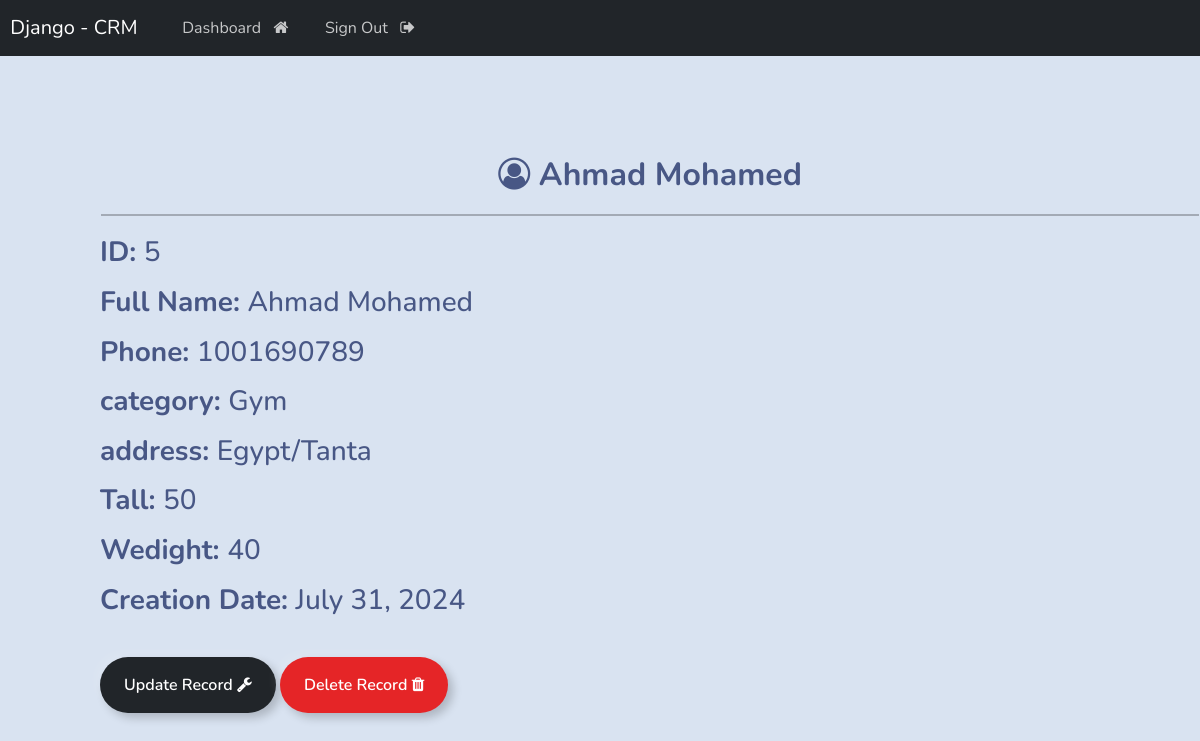
The page /view/5/ (signed in) on the database its author committed.
### webapp/models.py (models this page shows, shortened)
class Record(models.Model):
    first_name = models.CharField(max_length=250)
    last_name = models.CharField(max_length=250)
    category = models.ForeignKey(Category, on_delete=models.CASCADE)
    phone = models.IntegerField()
    tall = models.IntegerField()
    wedight = models.IntegerField()
    address = models.CharField(max_length=500)
    created_at = models.DateField(auto_now_add=True)
    class Meta:
        ordering = ['-created_at']

class Category(models.Model):
    name = models.CharField(max_length=250)
    create_at = models.DateTimeField(auto_now_add=True)
    def __str__(self):
        return self.name

### webapp/views.py (the view)
# urls.py: path('view/<int:record_id>/', views.view_record, name='view_recorde'),
@login_required(login_url='login')
def view_record(request, record_id):
    all_records = get_object_or_404(Record, id=record_id)
    context = {
        'record':all_records
    }
    return render(request, 'web/view_record.html', context)

### templates/web/view_record.html
{% extends 'base.html' %}
{% block content %}
<div class="cart-body" style="padding-left:100px ; padding-top: 100px;">
    <strong class="text-center">
        <h2>
          <b><i class="fa fa-user-circle-o" aria-hidden="true"></i>
          {{record.first_name|capfirst}} {{record.last_name}}</b>
        </h2>
    </strong>
    <hr style="border: 1px solid #000; margin: 20px 1px;">
    <div class="cart-body">
        <h3>
            <p><strong>ID: </strong>{{record.id}}</p>
            <p><strong>Full Name: </strong> {{record.first_name|capfirst }} {{record.last_name}}</p>
            <p><strong>Phone: </strong>{{record.phone}}</p>
            <p><strong>category: </strong>{{record.category}}</p>
            <p><strong>address: </strong>{{record.address}}</p>
            <p><strong>Tall: </strong>{{record.tall}}</p>
            <p><strong>Wedight: </strong>{{record.wedight}}</p>
            <p><strong>Creation Date: </strong>{{record.created_at}}</p>
        </h3>
    </div>
    <br>
    <a href="{% url 'update_record' record.id %}" class="btn btn-outline-dark"> Update Record <i class="fa fa-wrench" aria-hidden="true"></i>
    </a>
    <a href="{% url 'delete_record' record.id %}" onclick="return confirm('Are you sure you want to delete this record?')" class="btn btn-outline-danger"> Delete Record <i class="fa fa-trash" aria-hidden="true"></i>
    </a>
</div>
{% endblock %}

### rows shown on the page
Record: first_name "Ahmad", last_name "Mohamed", id "5", phone "1001690789", category "Gym", address "Egypt/Tanta", tall "50", wedight "40", created_at "July 31, 2024"
